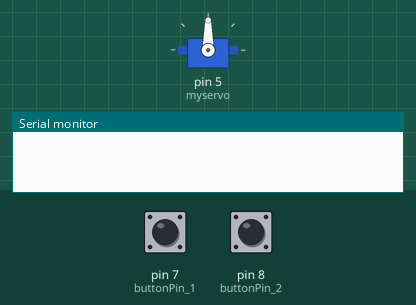
Bench run of a sketch on a simulated Arduino Uno, built with avr-gcc and run on an emulated ATmega328P. Parts: servo, the last lines printed to the serial monitor. Inputs (shaded band) come from the test bench; at power-on: pin 7 (buttonPin_1) HIGH, pin 8 (buttonPin_2) HIGH.

Above: at 1.2 s.
1.3 s: pin 7 (buttonPin_1) pulled LOW for 0.15 s
At 2.2 s:
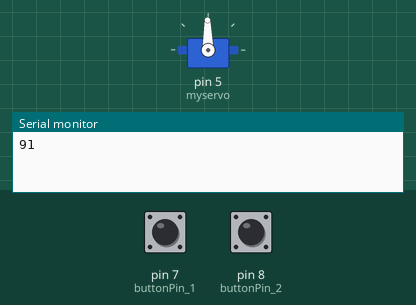
2.9 s: pin 7 (buttonPin_1) pulled LOW for 1 s
At 3.4 s:
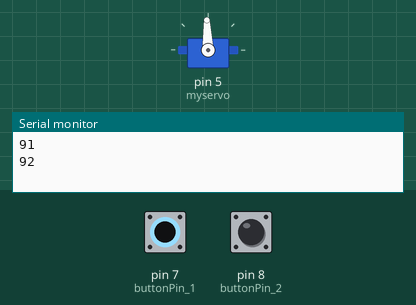
Timing chart, 0 to 5.9 s (numbered marks = the images above; inputs shaded):
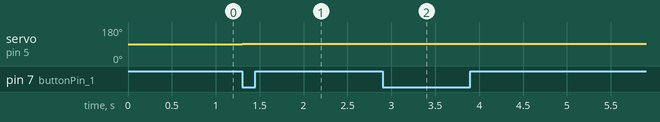

The sketch:

q01.ino
```cpp
#include <Servo.h>

Servo myservo;

const int buttonPin_1 = 7;     // the number of the pushbutton pin
const int buttonPin_2 = 8;

// variables will change:
int buttonState_1 = 0;
int buttonState_2 = 0; // variable for reading the pushbutton status
int buttonPushCounter=0;
int lastButtonState_1=0;
int lastButtonState_2=0;
int pos = 90;

void setup() {;
  // initialize the pushbutton pin as an input:
  pinMode(buttonPin_1, INPUT_PULLUP);
  pinMode(buttonPin_2, INPUT_PULLUP);

  Serial.begin(9600);
  myservo.attach(5);
  myservo.write(90);
}

void loop() {
  // read the pushbutton input pin:
  buttonState_1 = digitalRead(buttonPin_1);
  buttonState_2 = digitalRead(buttonPin_2);


  // compare the buttonState to its previous state
  if (buttonState_1 != lastButtonState_1) {
    // if the state has changed, increment the counter
    if (buttonState_1 == LOW) {
      // if the current state is HIGH then the button went from off to on:
      pos = pos + 1;
      Serial.println(pos);
      myservo.write(pos);
    }
    // Delay a little bit to avoid bouncing
    delay(50);
  }

  if (buttonState_2 != lastButtonState_2) {
    // if the state has changed, increment the counter
    if (buttonState_2 == LOW) {
      // if the current state is HIGH then the button went from off to on:
      pos = pos - 1;
      Serial.println(pos);
      myservo.write(pos);
     }
    // Delay a little bit to avoid bouncing
    delay(50);
  }
  // save the current state as the last state, for next time through the loop
  lastButtonState_1 = buttonState_1;
  lastButtonState_2 = buttonState_2;
}
```

Measured:
- after the input at 1.3 s, servo on pin 5 (myservo): 90° → 91° at once
- after the input at 2.9 s, servo on pin 5 (myservo): 91° → 92° at once
